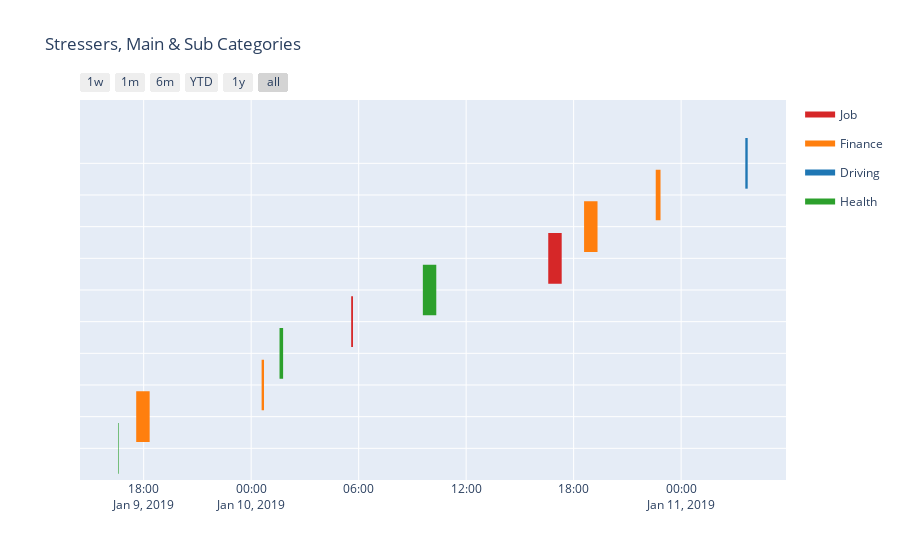

Source (notebook cell):
### Markdown cell above
### Gantt Chart
A Gantt chart is typically utilzed to show scheduling information, we utilize it to provide a temporal breakdown of events in different classes.  You will see the same major category labels as before; however, this chart shows the details of the stressors when you place the mouse cursor over the boxes.  This particular chart is interactive and zoomable.  Try it out by dragging a box around some of the data to zoom in and see the data in more detail.  To go back, click on the __home__ icon to reset the zoom to the original state.

### Code cell
plot_gantt(stress_stream, user_id=USER_ID)

### Figure 1 — Plotly figure (JSON) as saved in the notebook; plotly's stock layout.template omitted (floating-point values rounded to 4 significant figures)
{"data": [{"fill": "toself", "fillcolor": "rgb(214, 39, 40)", "hoverinfo": "name", "legendgroup": "rgb(214, 39, 40)", "mode": "none", "name": "Job", "showlegend": true, "type": "scatter", "x": ["2019-01-10T05:34:59", "2019-01-10T05:40:59", "2019-01-10T05:40:59", "2019-01-10T05:34:59", "2019-01-10T05:34:59", "2019-01-10T16:34:59", "2019-01-10T17:19:59", "2019-01-10T17:19:59", "2019-01-10T16:34:59"], "y": [3.2, 3.2, 4.8, 4.8, null, 5.2, 5.2, 6.8, 6.8]}, {"fill": "toself", "fillcolor": "rgb(255, 127, 14)", "hoverinfo": "name", "legendgroup": "rgb(255, 127, 14)", "mode": "none", "name": "Finance", "showlegend": true, "type": "scatter", "x": ["2019-01-09T17:34:59", "2019-01-09T18:19:59", "2019-01-09T18:19:59", "2019-01-09T17:34:59", "2019-01-09T17:34:59", "2019-01-10T00:34:59", "2019-01-10T00:42:59", "2019-01-10T00:42:59", "2019-01-10T00:34:59", "2019-01-10T00:34:59", "2019-01-10T18:34:59", "2019-01-10T19:19:59", "2019-01-10T19:19:59", "2019-01-10T18:34:59", "2019-01-10T18:34:59", "2019-01-10T22:34:59", "2019-01-10T22:50:59", "2019-01-10T22:50:59", "2019-01-10T22:34:59"], "y": [0.2, 0.2, 1.8, 1.8, null, 1.2, 1.2, 2.8, 2.8, null, 6.2, 6.2, 7.8, 7.8, null, 7.2, 7.2, 8.8, 8.8]}, {"fill": "toself", "fillcolor": "rgb(31, 119, 180)", "hoverinfo": "name", "legendgroup": "rgb(31, 119, 180)", "mode": "none", "name": "Driving", "showlegend": true, "type": "scatter", "x": ["2019-01-11T03:34:59", "2019-01-11T03:42:59", "2019-01-11T03:42:59", "2019-01-11T03:34:59"], "y": [8.2, 8.2, 9.8, 9.8]}, {"fill": "toself", "fillcolor": "rgb(44, 160, 44)", "hoverinfo": "name", "legendgroup": "rgb(44, 160, 44)", "mode": "none", "name": "Health", "showlegend": true, "type": "scatter", "x": ["2019-01-09T16:34:59", "2019-01-09T16:36:59", "2019-01-09T16:36:59", "2019-01-09T16:34:59", "2019-01-09T16:34:59", "2019-01-10T01:34:59", "2019-01-10T01:46:59", "2019-01-10T01:46:59", "2019-01-10T01:34:59", "2019-01-10T01:34:59", "2019-01-10T09:34:59", "2019-01-10T10:19:59", "2019-01-10T10:19:59", "2019-01-10T09:34:59"], "y": [-0.8, -0.8, 0.8, 0.8, null, 2.2, 2.2, 3.8, 3.8, null, 4.2, 4.2, 5.8, 5.8]}, {"legendgroup": "rgb(214, 39, 40)", "marker": {"color": "rgb(214, 39, 40)", "opacity": 0, "size": 1}, "mode": "markers", "name": "", "showlegend": false, "text": [null, null, null, null], "type": "scatter", "x": ["2019-01-10T05:34:59", "2019-01-10T05:40:59", "2019-01-10T16:34:59", "2019-01-10T17:19:59"], "y": [4, 4, 6, 6]}, {"legendgroup": "rgb(255, 127, 14)", "marker": {"color": "rgb(255, 127, 14)", "opacity": 0, "size": 1}, "mode": "markers", "name": "", "showlegend": false, "text": [null, null, null, null, null, null, null, null], "type": "scatter", "x": ["2019-01-09T17:34:59", "2019-01-09T18:19:59", "2019-01-10T00:34:59", "2019-01-10T00:42:59", "2019-01-10T18:34:59", "2019-01-10T19:19:59", "2019-01-10T22:34:59", "2019-01-10T22:50:59"], "y": [1, 1, 2, 2, 7, 7, 8, 8]}, {"legendgroup": "rgb(31, 119, 180)", "marker": {"color": "rgb(31, 119, 180)", "opacity": 0, "size": 1}, "mode": "markers", "name": "", "showlegend": false, "text": [null, null], "type": "scatter", "x": ["2019-01-11T03:34:59", "2019-01-11T03:42:59"], "y": [9, 9]}, {"legendgroup": "rgb(44, 160, 44)", "marker": {"color": "rgb(44, 160, 44)", "opacity": 0, "size": 1}, "mode": "markers", "name": "", "showlegend": false, "text": [null, null, null, null, null, null], "type": "scatter", "x": ["2019-01-09T16:34:59", "2019-01-09T16:36:59", "2019-01-10T01:34:59", "2019-01-10T01:46:59", "2019-01-10T09:34:59", "2019-01-10T10:19:59"], "y": [0, 0, 3, 3, 5, 5]}], "layout": {"autosize": true, "hovermode": "closest", "showlegend": true, "title": {"text": "Stressers, Main & Sub Categories"}, "xaxis": {"autorange": true, "range": ["2019-01-09 14:29:18.8758", "2019-01-11 05:48:39.1242"], "rangeselector": {"buttons": [{"count": 7, "label": "1w", "step": "day", "stepmode": "backward"}, {"count": 1, "label": "1m", "step": "month", "stepmode": "backward"}, {"count": 6, "label": "6m", "step": "month", "stepmode": "backward"}, {"count": 1, "label": "YTD", "step": "year", "stepmode": "todate"}, {"count": 1, "label": "1y", "step": "year", "stepmode": "backward"}, {"step": "all"}]}, "showgrid": true, "type": "date", "zeroline": false}, "yaxis": {"autorange": false, "range": [-1, 11], "showgrid": true, "showticklabels": false, "ticktext": ["Physical inability", "Missed payment", "Missed payment", "Physical inability", "Bored / Not enough to do", "Physical inability", "Bored / Not enough to do", "Missed payment", "Unexpected losses", "Was Tailgated"], "tickvals": [0, 1, 2, 3, 4, 5, 6, 7, 8, 9], "type": "linear", "zeroline": false}}}
